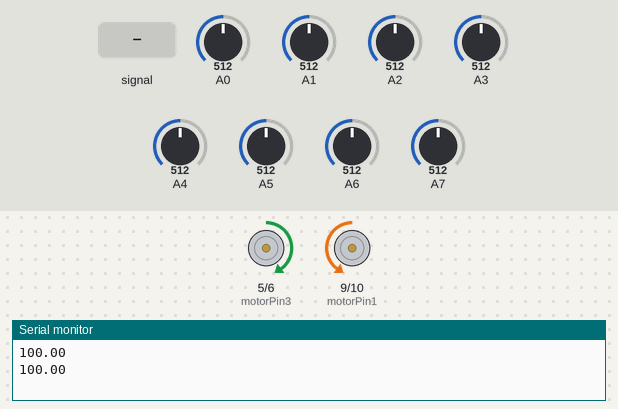
The sketch below on a simulated Arduino Nano, built with avr-gcc and run on an emulated ATmega328P. On the bench: motor-driver pin pairs drawn as motors (green arrow = first pin HIGH = forward, orange = second pin HIGH = backward, longer = more drive), the last lines printed to the serial monitor. Inputs (shaded band) come from the test bench; at power-on: A0 = 512, A1 = 512, A7 = 512, A5 = 512, A2 = 512, A3 = 512, A4 = 512, A6 = 512.

Above: at 6.69 s.
6.7 s: A7 fed a 200 Hz sine of ±81 counts around its level
At 7.19 s:
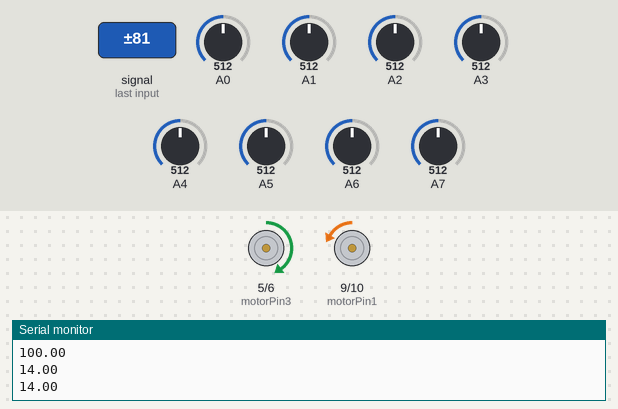
9.7 s: A0 set to 493
At 10.81 s:
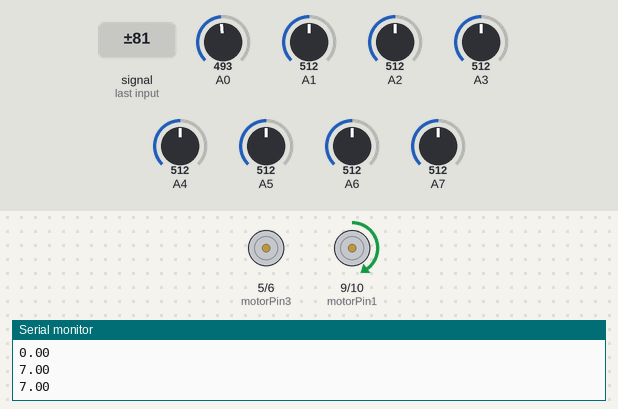
12.7 s: A1 set to 306
15.7 s: A0 set to 716
At 15.94 s:
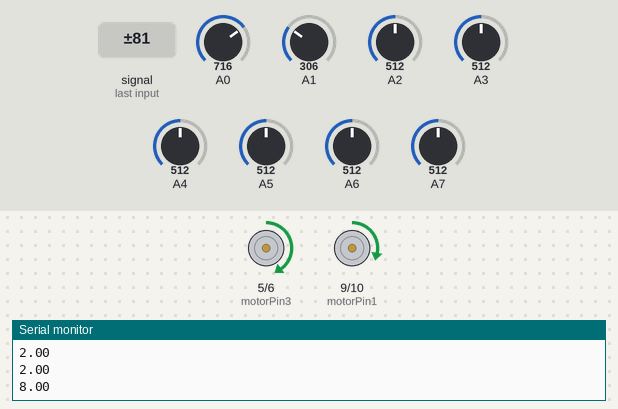
18.7 s: A7 set to 716
At 19.9 s:
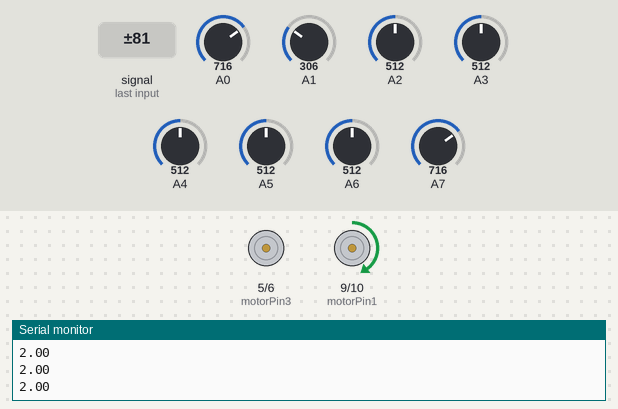
20.2 s: A5 set to 502
At 21.1 s:
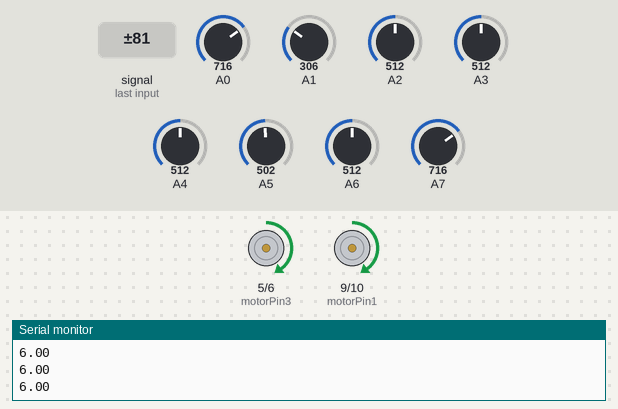
Timing chart, 0 to 22.7 s (numbered marks = the images above; inputs shaded):
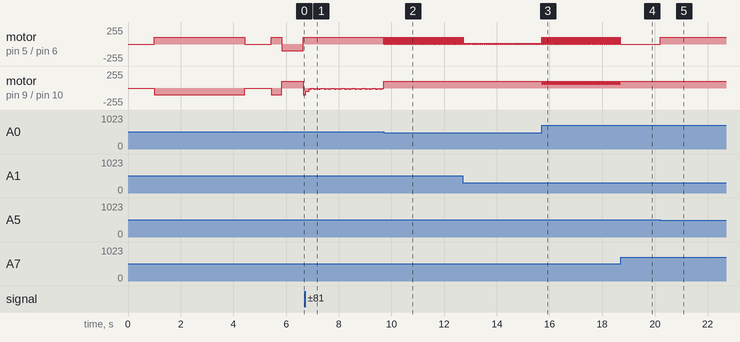

Measured:
- the behaviour switches between 512 and 511 on A0 (found by bisection; images 1 and 2)
- the behaviour switches between 512 and 511 on A5 (found by bisection; images 4 and 5)
- after the input at 6.7 s, motor on pin 5 (motorPin3) / pin 6 (motorPin4): stops changing and stays forward 100/255
- after the input at 9.7 s, motor on pin 5 (motorPin3) / pin 6 (motorPin4): alternates forward 100/255 for 0.01 s and stopped for 0.01 s, starting at once
- after the input at 15.7 s, motor on pin 9 (motorPin1) / pin 10 (motorPin2): alternates forward 100/255 for 0.01 s and forward 55/255 for 0.01 s, starting at once
- after the input at 18.7 s, motor on pin 5 (motorPin3) / pin 6 (motorPin4): stops changing and stays stopped; motor on pin 9 (motorPin1) / pin 10 (motorPin2): stops changing and stays forward 100/255
- after the input at 20.2 s, motor on pin 5 (motorPin3) / pin 6 (motorPin4): stopped → forward 100/255 at once

The sketch:

Esonance_autonomous.ino
```cpp
#define sensorNum 8
#define maxSpeed 100
int rotationSpeed=100;

 int blackLimit[sensorNum];

const int motorPin1=9,motorPin2=10;        //right motor
const int motorPin3=5,motorPin4=6;       //left motor

float error, prevError=0;
int contiBlack= 35000000000;
float mappedValue, targetValue = 7;      //changed ferom 4.5 to 9

float safety=0.35;

float kp=45;                             //49
float kd=0;                       //180
float kt;

int motorResponse;
float correction;

int leftSpeed,rightSpeed;
int digitalValue;
int allBlack=0,RightIRsBlack=0 ;
int CRotateKey=0,ACRotateKey=0;

float lastAct;
int time=5;
int danceDelay = 400;

int prev, curr, diff;


void setup()
{
  //initialize IR pins
  for(int i = 0; i < sensorNum; i++)
  {
    pinMode(A0 + i, INPUT);
  }

  //initialize motor pins
  pinMode(motorPin1, OUTPUT);
  pinMode(motorPin2, OUTPUT);
  pinMode(motorPin3, OUTPUT);
  pinMode(motorPin4, OUTPUT);
  delay(1000);
calibration();

  Serial.begin(9600);
}


void loop()
{

//sensorRead();

sensorMapping();
Serial.println(mappedValue);


/* For IR Reading
for(int i = 0; i < 8; i++)


{
  //Serial.print(analogRead(A0+i));
  if(analogRead(A0+i)<blackLimit[i])
 Serial.print("B");
 else Serial.print("W");
 Serial.print(" ");
}
Serial.println();


  if (stopcounter>contiBlack){

  }
*/
 if (RightIRsBlack==1 || allBlack==1)

    {plannedCRotate(); delay(300); }


/*
  if (ThreeLeftIRsBlack==1)
  { if(CRotateKey=0)
  {plannedACRotate(); delay(5000); ACRotateKey=1;}
  else CRotateKey=0;}

  else if (RightIRsBlack==1)
  { if(ACRotateKey=0)
    {plannedCRotate(); delay(5000); CRotateKey=1;}
  else ACRotateKey=0; }
 */
  sensorMapping();


   if(mappedValue!=100)
    {
      pid();
      motor(leftSpeed,rightSpeed);

      lastAct = mappedValue;
    }


  else
     dance();
    /*
    {

      if(lastAct<targetValue)
      {
      if(rightSpeed>leftSpeed)
       motor(leftSpeed,rightSpeed);
      else
      motor(rightSpeed,leftSpeed);
      }
      else
      {
      if(leftSpeed>rightSpeed)
       motor(leftSpeed,rightSpeed);
      else
       motor(rightSpeed,leftSpeed);
       }
    }
       */

      /*
      //use lastAct if this doesnt work
      if(mappedValue!=lastAct)
      {
      if(rightSpeed>leftSpeed)
            //motor(leftSpeed,rightSpeed);              //goes right

    /*  else if(rightSpeed<leftSpeed)
            motor(-rightSpeed,leftSpeed);               //goes left
      }
      else  if(lastAct<9) motor(-rightSpeed,leftSpeed);             //last line position was at left
      else  motor(rightSpeed,-leftSpeed);
      */


}


void sensorMapping()
{
int sum=0,coun=0; int digitalReading[sensorNum];

 for (int i = 0; i <sensorNum; i++)
  {
    //if(i!=7)

    if (analogRead(A0+i) < blackLimit[i])              //A7 is leftmost IR
     {

      sum += i*2;
      coun++;
      digitalReading[i]= 1;
    } else digitalReading[i]= 0;


  }
   if(coun!=0){
  mappedValue = sum / coun;
   }
   else mappedValue=100;
   /*
  Serial.print("\tmappedValue: ");
  Serial.println(mappedValue);
  */


//erokom nimnomaner vabe IR reading neyar jonno khoma cheye nicchi
if (analogRead(A7)< blackLimit[7] && analogRead(A6)< blackLimit[6] && analogRead(A5)< blackLimit[5] && analogRead(A4)< blackLimit[4] && analogRead(A0)> blackLimit[0]) RightIRsBlack=1; else RightIRsBlack=0;
if(coun== 8) allBlack=1; else allBlack=0;

}


void pid()
{

  error=targetValue-mappedValue;
  correction=(kp*error)+(kd*(error-prevError));
  prevError=error;
  motorResponse=(int)correction;

 if(motorResponse>maxSpeed) motorResponse=maxSpeed;

if(motorResponse<-maxSpeed) motorResponse=-maxSpeed;

   if(motorResponse>0)
  {
    rightSpeed=maxSpeed;
    leftSpeed=maxSpeed-motorResponse;
  }
  else
  {
    rightSpeed=maxSpeed+ motorResponse;
    leftSpeed=maxSpeed;
  }

}

void motor(int left, int right)
{

  if(right>0)
  {
  analogWrite(motorPin1,right);
  analogWrite(motorPin2,0);
  }
  else
  {
    analogWrite(motorPin1,0);
    analogWrite(motorPin2,-right);
  }

  if(left>0)
  {
  analogWrite(motorPin3,left);
  analogWrite(motorPin4,0);
  }
  else
  {
   analogWrite(motorPin3,0);
   analogWrite(motorPin4,-left);
  }

 }


void brake(void)
{
  analogWrite(motorPin1, 0);
  analogWrite(motorPin2, 0);
  analogWrite(motorPin3, 0);
  analogWrite(motorPin4, 0);
}

void plannedACRotate()
{
  analogWrite(motorPin1,rotationSpeed);
  analogWrite(motorPin2, 0);
  analogWrite(motorPin3, 0);
  analogWrite(motorPin4,rotationSpeed);

}

void plannedCRotate()
{
  analogWrite(motorPin1,0);
  analogWrite(motorPin2, rotationSpeed);
  analogWrite(motorPin3, rotationSpeed);
  analogWrite(motorPin4,0);

}

void dance(void)
{

int loopCounter = (int) (danceDelay / diff);

  for(int i = loopCounter; i > 0; i--)
  {

  plannedCRotate();

  sensorMapping();

   if(mappedValue != 100)
   {
    pid();
    motor(leftSpeed, rightSpeed);
    return;
   }

  }

  for(int i = 2 * loopCounter; i > 0; i--)
  {
  plannedACRotate();

  sensorMapping();

   if(mappedValue != 100)
   {
    pid();
    motor(leftSpeed, rightSpeed);
    return;
   }

  }

}

 //auto calibration
void calibration()
{
  plannedCRotate();
  float upSum = 0,lowSum = 0;
  int sensorArray[sensorNum][2];

  for(int i = 0; i < sensorNum; i++)
    {
      sensorArray[i][0] = analogRead(A0+i);
      sensorArray[i][1] = analogRead(A0+i);
    }


  int loopCounter = (int)(time * 1000 / 2.5);
  while(loopCounter)
  {
    for(int i = 0; i < sensorNum; i++)
    {
      if(analogRead(A0+i)<sensorArray[i][0]) sensorArray[i][0]=analogRead(A0+i);
      if(analogRead(A0+i)>sensorArray[i][1]) sensorArray[i][1]=analogRead(A0+i);
    }
  loopCounter--;

  }

 for(int i=0; i < sensorNum; i++)
  blackLimit[i] = (int)(sensorArray[i][0] + safety * (sensorArray[i][1] - sensorArray[i][0]));
prev = millis();
sensorMapping ();
curr= millis();
diff = curr - prev;

  brake();
  delay(1000);

}
```
